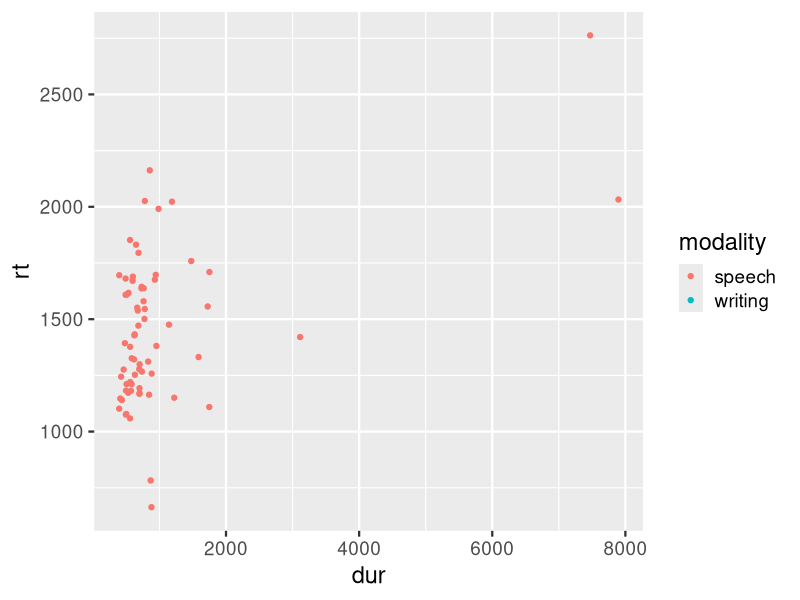
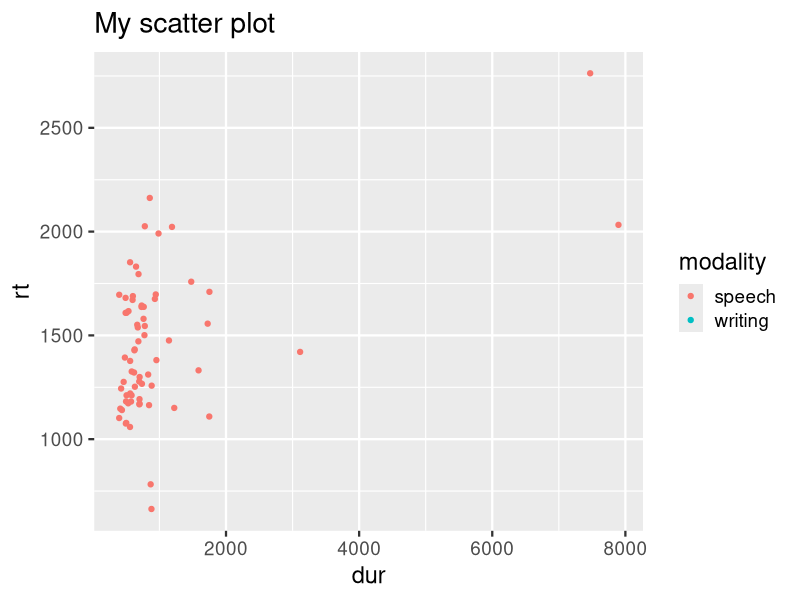
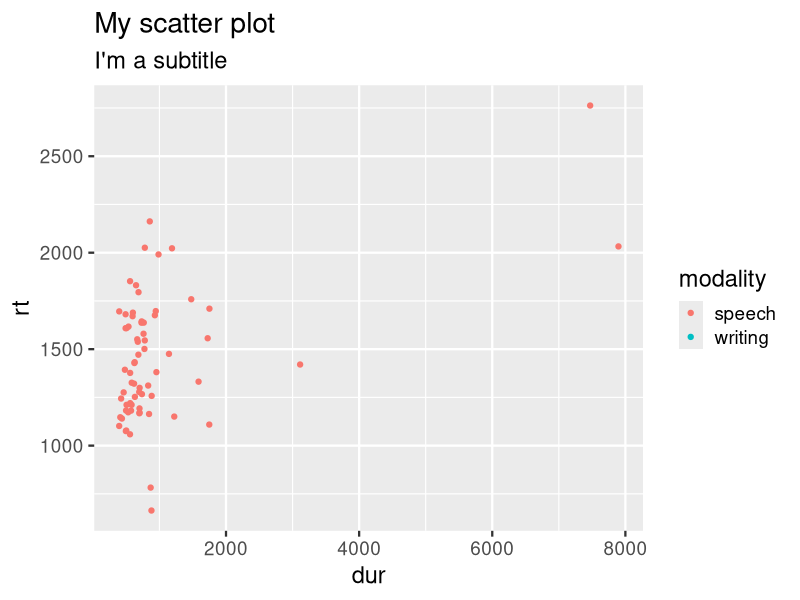
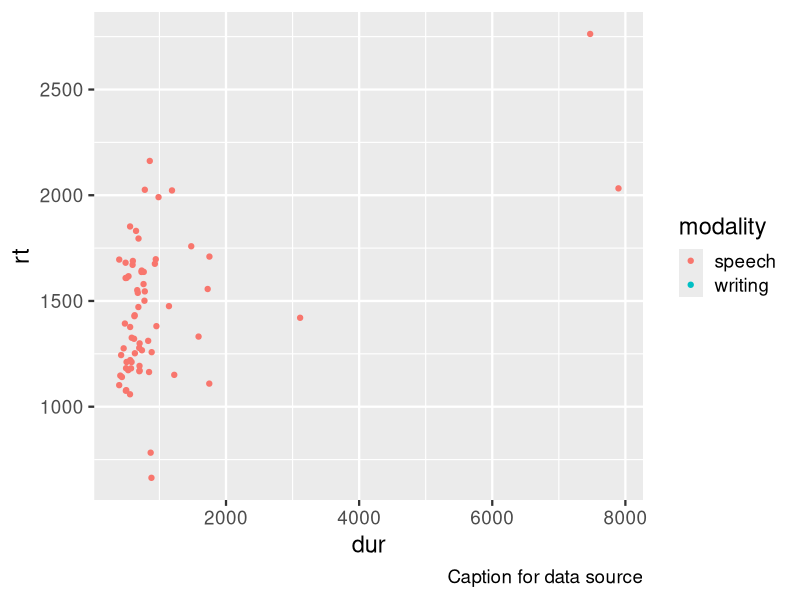
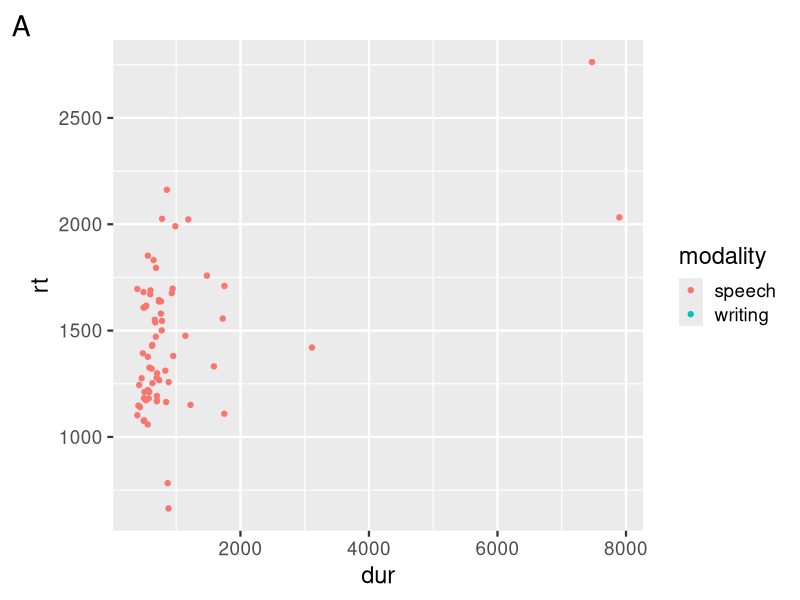
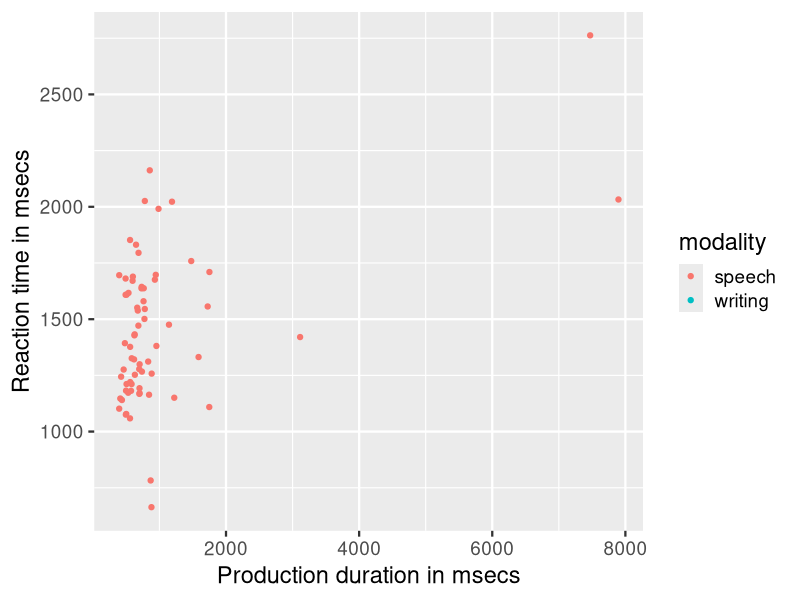
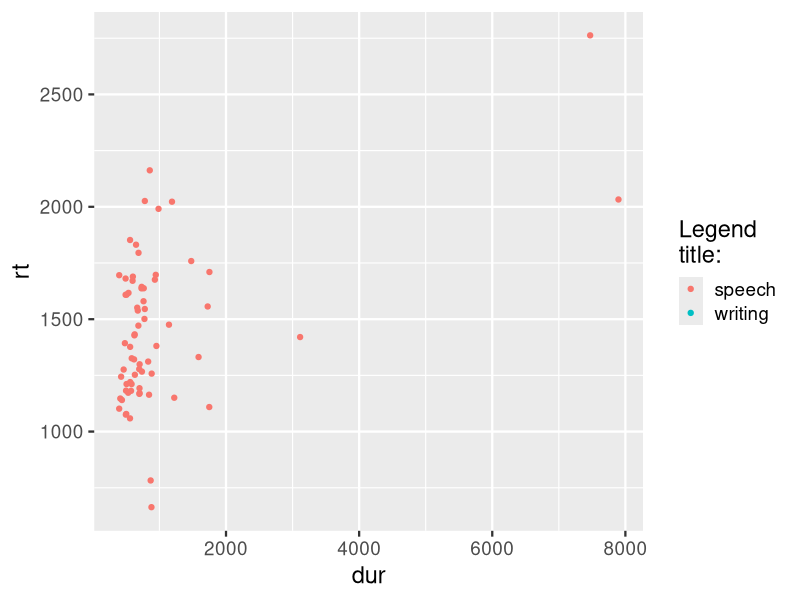
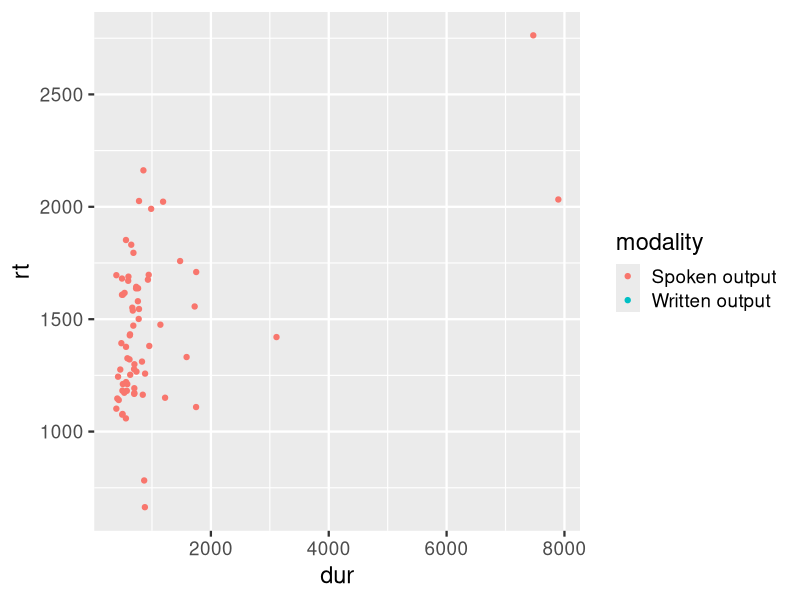

The R source for these figures, in order:
## ---- chunk 1
library(tidyverse)
library(stringi)
library(ggthemes)
library(kableExtra)
library(knitr)
options("kableExtra.html.bsTable" = T)
knitr::opts_chunk$set(echo = TRUE,
                      comment= NA,
                      warning = FALSE,
                      message = FALSE)

theme_set(
  theme_gray(base_size = 17) +
    theme(plot.background = element_rect(fill = "transparent", colour = NA)))

## ---- chunk 2
d_spellname <- read_csv("data/spellname.csv")
## ---- chunk 3
d_spellname <- summarise(d_spellname, 
                      rt = mean(rt),
                      dur = mean(dur),
                      .by = c(ppt_id, name_familiarised, ppt_vocab, modality)) 
## ---- chunk 4
ggplot(d_spellname, aes(y = rt, x = dur,
                          colour = modality)) +
  geom_point() + 
  ###<b>
  labs()
  ###</b>
## ---- chunk 5
ggplot(d_spellname, aes(y = rt, x = dur,
                          colour = modality)) +
  geom_point() + 
  ###<b>
  labs(title = "My scatter plot")
  ###</b>
## ---- chunk 6
ggplot(d_spellname, aes(y = rt, x = dur,
                          colour = modality)) +
  geom_point() + 
  ###<b>
  labs(title = "My scatter plot", 
       subtitle = "I'm a subtitle")
  ###</b>
## ---- chunk 7
ggplot(d_spellname, aes(y = rt, x = dur,
                          colour = modality)) +
  geom_point() + 
  ###<b>
  labs(caption = "Caption for data source")
  ###</b>
## ---- chunk 8
ggplot(d_spellname, aes(y = rt, x = dur,
                          colour = modality)) +
  geom_point() + 
  ###<b>
  labs(tag = "A")
  ###</b>
## ---- chunk 9
ggplot(d_spellname, aes(y = rt, x = dur,
                          colour = modality)) +
  geom_point() + 
  ###<b>
  labs(x = "Production duration in msecs", 
       y = "Reaction time in msecs")
  ###</b>
## ---- chunk 10
ggplot(d_spellname, aes(y = rt, x = dur,
                          colour = modality)) +
  geom_point() + 
  ###<b>
  labs(colour = "Legend\ntitle:")
  ###</b>
## ---- chunk 11
ggplot(d_spellname, aes(y = rt, x = dur, colour = modality)) +
  geom_point() +  
  ###<b>
  scale_colour_discrete(
    labels = c("Spoken output", "Written output")) 
  ###</b>
## ---- chunk 12
ggplot(d_spellname, aes(y = rt, x = dur, colour = modality)) +
  geom_point() +  
  ###<b>
  scale_colour_manual(labels = c("Spoken output", "Written output"),
        values = c("firebrick", "turquoise2"))
  ###</b>
## ---- chunk 13
# RGB codes of "colorblind" function
mycolours <- c("#000000", "#E69F00", "#56B4E9", "#009E73", 
               "#F0E442", "#0072B2", "#D55E00", "#CC79A7")
## ---- chunk 14
# RGB codes of "colorblind" function
scales::show_col(colorblind_pal()(8))
## ---- chunk 15
ggplot(d_spellname, aes(y = rt, x = dur, colour = modality)) +
  geom_point() +  
  ###<b>
  scale_colour_manual(labels = c("Spoken output", "Written output"),
        values = mycolours[1:2])
  ###</b>
## ---- chunk 16
ggplot(d_spellname, aes(y = rt, x = dur, colour = modality)) +
  geom_point() +  
  ###<b>
  scale_colour_colorblind(
    labels = c("Spoken output", "Written output"))
  ###</b>
## ---- chunk 17
ggplot(d_spellname, aes(y = rt, x = dur)) +
  geom_point() + 
  ###<b>
  facet_grid(~modality)
  ###</b>
## ---- chunk 18
ggplot(d_spellname, aes(y = rt, x = dur)) +
  geom_point() + 
  ###<b>
  facet_grid(~modality, labeller = label_both)
  ###</b>
## ---- chunk 19
p <- ggplot(d_spellname, aes(y = rt, x = dur)) +
  geom_point() + 
  ###<b>
  facet_grid(~modality, labeller = label_both)
  ###</b>
## ---- chunk 20
###<b>
d_spellname <- mutate(d_spellname, 
                    modality = recode(modality, 
                    "speech" = "Spoken output",
                    "writing" = "Written output"))
###</b>
## ---- chunk 21
p
## ---- chunk 22
ggplot(d_spellname, aes(y = rt, x = dur)) +
  geom_point() + 
  ###<b>
  facet_grid(~modality)
  ###</b>
## ---- chunk 23
env <- asNamespace("ggplot2")
all_themes <- ls(envir = env, pattern = "^theme_+")
all_themes <- all_themes[!str_detect(all_themes, "all|get|replace|set|test|update|gray|sub_")]
print(all_themes)
## ---- chunk 24
env <- asNamespace("ggthemes")
all_themes <- ls(envir = env, pattern = "^theme_+")
all_themes <- all_themes[!str_detect(all_themes, "all|get|replace|set|test|update|gray")]
print(all_themes)
## ---- chunk 25
ggplot(d_spellname, aes(y = rt, x = dur)) + 
  geom_point() +
  facet_grid(~modality) +
  ###<b>
  theme_grey(base_size = 11)
  ###</b>
## ---- chunk 26
ggplot(d_spellname, aes(y = rt, x = dur)) + 
  geom_point() +
  facet_grid(~modality) +
  ###<b>
  theme_minimal(base_size = 14)
  ###</b>
## ---- chunk 27
ggplot(d_spellname, aes(y = rt, x = dur)) + 
  geom_point() +
  facet_grid(~modality) +
  ###<b>
  theme_light(base_size = 14)
  ###</b>
## ---- chunk 28
ggplot(d_spellname, aes(y = rt, x = dur)) + 
  geom_point() +
  facet_grid(~modality) +
  ###<b>
  theme_dark(base_size = 14)
  ###</b>
## ---- chunk 29
ggplot(d_spellname, aes(y = rt, x = dur)) + 
  geom_point() +
  facet_grid(~modality) +
  ###<b>
  theme_clean()
  ###</b>
## ---- chunk 30
ggplot(d_spellname, aes(y = rt, x = dur)) + 
  geom_point() +
  ###<b>
  theme()
  ###</b>
## ---- chunk 31
ggplot(d_spellname, aes(y = rt, x = dur)) + 
  geom_point() +
  ###<b>
  theme(axis.text = element_text(face = "italic"))
  ###</b>
## ---- chunk 32
ggplot(d_spellname, aes(y = rt, x = dur)) + 
  geom_point() +
  ###<b>
  theme(axis.title = element_text(face = "bold"))
  ###</b>
## ---- chunk 33
ggplot(d_spellname, aes(y = rt, x = dur)) + 
  geom_point() +
  ###<b>
  theme(axis.title.y = element_text(face = "bold"))
  ###</b>
## ---- chunk 34
ggplot(d_spellname, aes(y = rt, x = dur, colour = modality)) + 
  geom_point() +
  ###<b>
  theme()
  ###</b>
## ---- chunk 35
ggplot(d_spellname, aes(y = rt, x = dur, colour = modality)) + 
  geom_point() +
  ###<b>
  theme(legend.position = "top")
  ###</b>
## ---- chunk 36
ggplot(d_spellname, aes(y = rt, x = dur, colour = modality)) + 
  geom_point() +
  ###<b>
  theme(legend.position = "top",
        legend.justification = "right")
  ###</b>
## ---- chunk 37
ggplot(d_spellname, aes(y = rt, x = dur, colour = modality)) +
  geom_point() + 
  ###<b>
  theme(legend.position = c(.15,.8))
  ###</b>
## ---- chunk 38
ggplot(d_spellname, aes(y = rt, x = dur)) +
  geom_point() + 
  ###<b>
  theme()
  ###</b>
## ---- chunk 39
ggplot(d_spellname, aes(y = rt, x = dur)) +
  geom_point() + 
  ###<b>
  theme(panel.background = element_blank())
  ###</b>
## ---- chunk 40
ggplot(d_spellname, aes(y = rt, x = dur)) +
  geom_point() +
  ###<b>
  theme()
  ###</b>
## ---- chunk 41
ggplot(d_spellname, aes(y = rt, x = dur)) +
  geom_point() + 
  ###<b>
  theme(plot.background = element_rect(fill = "pink"))
  ###</b>
## ---- chunk 42
ggplot(d_spellname, aes(y = rt, x = dur)) +
  geom_point() + 
  ###<b>
  theme(plot.background = element_rect(fill = "pink"),
        plot.margin = unit(c(2,2,2,2), "cm"))
  ###</b>
## ---- chunk 43
ggplot(d_spellname, aes(y = rt, x = dur)) +
  geom_point() + 
  labs(title = "I'm a title") +
  ###<b>
  theme(plot.title = element_text(colour = "pink"))
  ###</b>
## ---- chunk 44
ggplot(d_spellname, aes(y = rt, x = dur)) +
  geom_point() + 
  labs(caption = "I'm a caption") +
  ###<b>
  theme(plot.caption = element_text(face = "italic"))
  ###</b>
## ---- chunk 45
ggplot(d_spellname, aes(y = rt, x = dur)) +
  geom_point() + 
  facet_grid(~modality, labeller = label_both) +
  ###<b>
  theme()
  ###</b>
## ---- chunk 46
ggplot(d_spellname, aes(y = rt, x = dur)) +
  geom_point() + 
  facet_grid(~modality, labeller = label_both) +
  ###<b>
  theme(strip.background = element_blank())
  ###</b>
## ---- chunk 47
ggplot(d_spellname, aes(y = rt, x = dur)) +
  geom_point() + 
  facet_grid(~modality, labeller = label_both) +
  ###<b>
  theme(strip.background = element_rect(fill = "forestgreen"))
  ###</b>
## ---- chunk 48
ggplot(d_spellname, aes(y = rt, x = dur)) +
  geom_point() + 
  facet_grid(~modality, labeller = label_both) +
  ###<b>
  theme(strip.background = element_rect(fill = "forestgreen"),
        strip.text = element_text(colour = "white", hjust = 0))
  ###</b>
## ---- chunk 49
ggplot(d_spellname, aes(y = rt, x = dur)) +
  geom_point() + 
  facet_grid(~modality, labeller = label_both)+
  ###<b>
  theme(strip.background = element_rect(fill = "forestgreen"),
        strip.text = element_text(colour = "white", hjust = 0, 
                                  face = "bold", size = 16, angle = 180))
  ###</b>
